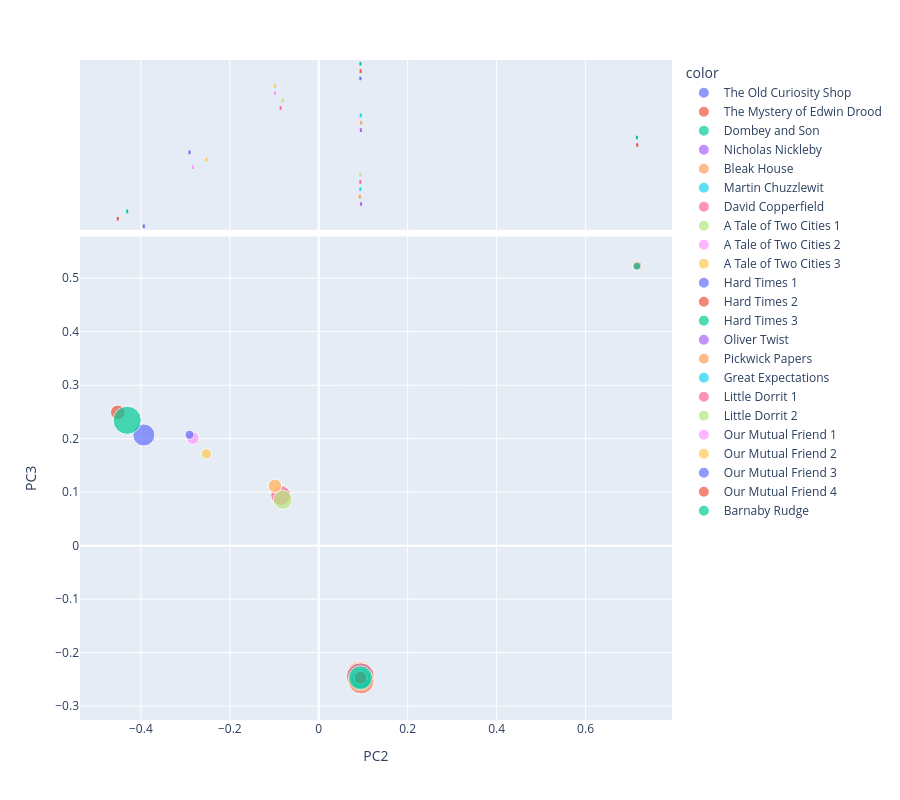

The notebook cell this image was saved under:
### Code cell
vis_pcs(DCM, 2,3)

### Figure 1 — Plotly figure (JSON) as saved in the notebook; plotly's stock layout.template omitted (floating-point values rounded to 4 significant figures)
{"data": [{"hovertemplate": "<b>%{hovertext}</b><br><br>color=The Old Curiosity Shop<br>PC2=%{x}<br>PC3=%{y}<br>size=%{marker.size}<extra></extra>", "hovertext": ["The Old Curiosity Shop"], "legendgroup": "The Old Curiosity Shop", "marker": {"color": "#636efa", "size": [218729], "sizemode": "area", "sizeref": 894.5, "symbol": "circle"}, "mode": "markers", "name": "The Old Curiosity Shop", "orientation": "v", "showlegend": true, "type": "scatter", "x": [-0.3933], "xaxis": "x", "y": [0.2069], "yaxis": "y"}, {"alignmentgroup": "True", "hovertemplate": "<b>%{hovertext}</b><br><br>color=The Old Curiosity Shop<br>PC2=%{x}<extra></extra>", "hovertext": ["The Old Curiosity Shop"], "legendgroup": "The Old Curiosity Shop", "marker": {"color": "#636efa", "symbol": "circle"}, "name": "The Old Curiosity Shop", "notched": true, "offsetgroup": "The Old Curiosity Shop", "showlegend": false, "type": "box", "x": [-0.3933], "xaxis": "x2", "yaxis": "y2"}, {"hovertemplate": "<b>%{hovertext}</b><br><br>color=The Mystery of Edwin Drood<br>PC2=%{x}<br>PC3=%{y}<br>size=%{marker.size}<extra></extra>", "hovertext": ["The Mystery of Edwin Drood"], "legendgroup": "The Mystery of Edwin Drood", "marker": {"color": "#EF553B", "size": [96436], "sizemode": "area", "sizeref": 894.5, "symbol": "circle"}, "mode": "markers", "name": "The Mystery of Edwin Drood", "orientation": "v", "showlegend": true, "type": "scatter", "x": [-0.4518], "xaxis": "x", "y": [0.2492], "yaxis": "y"}, {"alignmentgroup": "True", "hovertemplate": "<b>%{hovertext}</b><br><br>color=The Mystery of Edwin Drood<br>PC2=%{x}<extra></extra>", "hovertext": ["The Mystery of Edwin Drood"], "legendgroup": "The Mystery of Edwin Drood", "marker": {"color": "#EF553B", "symbol": "circle"}, "name": "The Mystery of Edwin Drood", "notched": true, "offsetgroup": "The Mystery of Edwin Drood", "showlegend": false, "type": "box", "x": [-0.4518], "xaxis": "x2", "yaxis": "y2"}, {"hovertemplate": "<b>%{hovertext}</b><br><br>color=Dombey and Son<br>PC2=%{x}<br>PC3=%{y}<br>size=%{marker.size}<extra></extra>", "hovertext": ["Dombey and Son"], "legendgroup": "Dombey and Son", "marker": {"color": "#00cc96", "size": [356587], "sizemode": "area", "sizeref": 894.5, "symbol": "circle"}, "mode": "markers", "name": "Dombey and Son", "orientation": "v", "showlegend": true, "type": "scatter", "x": [-0.4307], "xaxis": "x", "y": [0.2344], "yaxis": "y"}, {"alignmentgroup": "True", "hovertemplate": "<b>%{hovertext}</b><br><br>color=Dombey and Son<br>PC2=%{x}<extra></extra>", "hovertext": ["Dombey and Son"], "legendgroup": "Dombey and Son", "marker": {"color": "#00cc96", "symbol": "circle"}, "name": "Dombey and Son", "notched": true, "offsetgroup": "Dombey and Son", "showlegend": false, "type": "box", "x": [-0.4307], "xaxis": "x2", "yaxis": "y2"}, {"hovertemplate": "<b>%{hovertext}</b><br><br>color=Nicholas Nickleby<br>PC2=%{x}<br>PC3=%{y}<br>size=%{marker.size}<extra></extra>", "hovertext": ["Nicholas Nickleby"], "legendgroup": "Nicholas Nickleby", "marker": {"color": "#ab63fa", "size": [324259], "sizemode": "area", "sizeref": 894.5, "symbol": "circle"}, "mode": "markers", "name": "Nicholas Nickleby", "orientation": "v", "showlegend": true, "type": "scatter", "x": [0.0953], "xaxis": "x", "y": [-0.2525], "yaxis": "y"}, {"alignmentgroup": "True", "hovertemplate": "<b>%{hovertext}</b><br><br>color=Nicholas Nickleby<br>PC2=%{x}<extra></extra>", "hovertext": ["Nicholas Nickleby"], "legendgroup": "Nicholas Nickleby", "marker": {"color": "#ab63fa", "symbol": "circle"}, "name": "Nicholas Nickleby", "notched": true, "offsetgroup": "Nicholas Nickleby", "showlegend": false, "type": "box", "x": [0.0953], "xaxis": "x2", "yaxis": "y2"}, {"hovertemplate": "<b>%{hovertext}</b><br><br>color=Bleak House<br>PC2=%{x}<br>PC3=%{y}<br>size=%{marker.size}<extra></extra>", "hovertext": ["Bleak House"], "legendgroup": "Bleak House", "marker": {"color": "#FFA15A", "size": [354643], "sizemode": "area", "sizeref": 894.5, "symbol": "circle"}, "mode": "markers", "name": "Bleak House", "orientation": "v", "showlegend": true, "type": "scatter", "x": [0.09262], "xaxis": "x", "y": [-0.242], "yaxis": "y"}, {"alignmentgroup": "True", "hovertemplate": "<b>%{hovertext}</b><br><br>color=Bleak House<br>PC2=%{x}<extra></extra>", "hovertext": ["Bleak House"], "legendgroup": "Bleak House", "marker": {"color": "#FFA15A", "symbol": "circle"}, "name": "Bleak House", "notched": true, "offsetgroup": "Bleak House", "showlegend": false, "type": "box", "x": [0.09262], "xaxis": "x2", "yaxis": "y2"}, {"hovertemplate": "<b>%{hovertext}</b><br><br>color=Martin Chuzzlewit<br>PC2=%{x}<br>PC3=%{y}<br>size=%{marker.size}<extra></extra>", "hovertext": ["Martin Chuzzlewit"], "legendgroup": "Martin Chuzzlewit", "marker": {"color": "#19d3f3", "size": [338838], "sizemode": "area", "sizeref": 894.5, "symbol": "circle"}, "mode": "markers", "name": "Martin Chuzzlewit", "orientation": "v", "showlegend": true, "type": "scatter", "x": [0.09357], "xaxis": "x", "y": [-0.2449], "yaxis": "y"}, {"alignmentgroup": "True", "hovertemplate": "<b>%{hovertext}</b><br><br>color=Martin Chuzzlewit<br>PC2=%{x}<extra></extra>", "hovertext": ["Martin Chuzzlewit"], "legendgroup": "Martin Chuzzlewit", "marker": {"color": "#19d3f3", "symbol": "circle"}, "name": "Martin Chuzzlewit", "notched": true, "offsetgroup": "Martin Chuzzlewit", "showlegend": false, "type": "box", "x": [0.09357], "xaxis": "x2", "yaxis": "y2"}, {"hovertemplate": "<b>%{hovertext}</b><br><br>color=David Copperfield<br>PC2=%{x}<br>PC3=%{y}<br>size=%{marker.size}<extra></extra>", "hovertext": ["David Copperfield"], "legendgroup": "David Copperfield", "marker": {"color": "#FF6692", "size": [357805], "sizemode": "area", "sizeref": 894.5, "symbol": "circle"}, "mode": "markers", "name": "David Copperfield", "orientation": "v", "showlegend": true, "type": "scatter", "x": [0.09364], "xaxis": "x", "y": [-0.2452], "yaxis": "y"}, {"alignmentgroup": "True", "hovertemplate": "<b>%{hovertext}</b><br><br>color=David Copperfield<br>PC2=%{x}<extra></extra>", "hovertext": ["David Copperfield"], "legendgroup": "David Copperfield", "marker": {"color": "#FF6692", "symbol": "circle"}, "name": "David Copperfield", "notched": true, "offsetgroup": "David Copperfield", "showlegend": false, "type": "box", "x": [0.09364], "xaxis": "x2", "yaxis": "y2"}, {"hovertemplate": "<b>%{hovertext}</b><br><br>color=A Tale of Two Cities 1<br>PC2=%{x}<br>PC3=%{y}<br>size=%{marker.size}<extra></extra>", "hovertext": ["A Tale of Two Cities 1"], "legendgroup": "A Tale of Two Cities 1", "marker": {"color": "#B6E880", "size": [17520], "sizemode": "area", "sizeref": 894.5, "symbol": "circle"}, "mode": "markers", "name": "A Tale of Two Cities 1", "orientation": "v", "showlegend": true, "type": "scatter", "x": [0.09359], "xaxis": "x", "y": [-0.2451], "yaxis": "y"}, {"alignmentgroup": "True", "hovertemplate": "<b>%{hovertext}</b><br><br>color=A Tale of Two Cities 1<br>PC2=%{x}<extra></extra>", "hovertext": ["A Tale of Two Cities 1"], "legendgroup": "A Tale of Two Cities 1", "marker": {"color": "#B6E880", "symbol": "circle"}, "name": "A Tale of Two Cities 1", "notched": true, "offsetgroup": "A Tale of Two Cities 1", "showlegend": false, "type": "box", "x": [0.09359], "xaxis": "x2", "yaxis": "y2"}, {"hovertemplate": "<b>%{hovertext}</b><br><br>color=A Tale of Two Cities 2<br>PC2=%{x}<br>PC3=%{y}<br>size=%{marker.size}<extra></extra>", "hovertext": ["A Tale of Two Cities 2"], "legendgroup": "A Tale of Two Cities 2", "marker": {"color": "#FF97FF", "size": [70973], "sizemode": "area", "sizeref": 894.5, "symbol": "circle"}, "mode": "markers", "name": "A Tale of Two Cities 2", "orientation": "v", "showlegend": true, "type": "scatter", "x": [-0.2832], "xaxis": "x", "y": [0.2011], "yaxis": "y"}, {"alignmentgroup": "True", "hovertemplate": "<b>%{hovertext}</b><br><br>color=A Tale of Two Cities 2<br>PC2=%{x}<extra></extra>", "hovertext": ["A Tale of Two Cities 2"], "legendgroup": "A Tale of Two Cities 2", "marker": {"color": "#FF97FF", "symbol": "circle"}, "name": "A Tale of Two Cities 2", "notched": true, "offsetgroup": "A Tale of Two Cities 2", "showlegend": false, "type": "box", "x": [-0.2832], "xaxis": "x2", "yaxis": "y2"}, {"hovertemplate": "<b>%{hovertext}</b><br><br>color=A Tale of Two Cities 3<br>PC2=%{x}<br>PC3=%{y}<br>size=%{marker.size}<extra></extra>", "hovertext": ["A Tale of Two Cities 3"], "legendgroup": "A Tale of Two Cities 3", "marker": {"color": "#FECB52", "size": [48583], "sizemode": "area", "sizeref": 894.5, "symbol": "circle"}, "mode": "markers", "name": "A Tale of Two Cities 3", "orientation": "v", "showlegend": true, "type": "scatter", "x": [-0.2527], "xaxis": "x", "y": [0.1717], "yaxis": "y"}, {"alignmentgroup": "True", "hovertemplate": "<b>%{hovertext}</b><br><br>color=A Tale of Two Cities 3<br>PC2=%{x}<extra></extra>", "hovertext": ["A Tale of Two Cities 3"], "legendgroup": "A Tale of Two Cities 3", "marker": {"color": "#FECB52", "symbol": "circle"}, "name": "A Tale of Two Cities 3", "notched": true, "offsetgroup": "A Tale of Two Cities 3", "showlegend": false, "type": "box", "x": [-0.2527], "xaxis": "x2", "yaxis": "y2"}, {"hovertemplate": "<b>%{hovertext}</b><br><br>color=Hard Times 1<br>PC2=%{x}<br>PC3=%{y}<br>size=%{marker.size}<extra></extra>", "hovertext": ["Hard Times 1"], "legendgroup": "Hard Times 1", "marker": {"color": "#636efa", "size": [37258], "sizemode": "area", "sizeref": 894.5, "symbol": "circle"}, "mode": "markers", "name": "Hard Times 1", "orientation": "v", "showlegend": true, "type": "scatter", "x": [-0.2906], "xaxis": "x", "y": [0.2074], "yaxis": "y"}, {"alignmentgroup": "True", "hovertemplate": "<b>%{hovertext}</b><br><br>color=Hard Times 1<br>PC2=%{x}<extra></extra>", "hovertext": ["Hard Times 1"], "legendgroup": "Hard Times 1", "marker": {"color": "#636efa", "symbol": "circle"}, "name": "Hard Times 1", "notched": true, "offsetgroup": "Hard Times 1", "showlegend": false, "type": "box", "x": [-0.2906], "xaxis": "x2", "yaxis": "y2"}, {"hovertemplate": "<b>%{hovertext}</b><br><br>color=Hard Times 2<br>PC2=%{x}<br>PC3=%{y}<br>size=%{marker.size}<extra></extra>", "hovertext": ["Hard Times 2"], "legendgroup": "Hard Times 2", "marker": {"color": "#EF553B", "size": [38341], "sizemode": "area", "sizeref": 894.5, "symbol": "circle"}, "mode": "markers", "name": "Hard Times 2", "orientation": "v", "showlegend": true, "type": "scatter", "x": [0.7162], "xaxis": "x", "y": [0.5232], "yaxis": "y"}, {"alignmentgroup": "True", "hovertemplate": "<b>%{hovertext}</b><br><br>color=Hard Times 2<br>PC2=%{x}<extra></extra>", "hovertext": ["Hard Times 2"], "legendgroup": "Hard Times 2", "marker": {"color": "#EF553B", "symbol": "circle"}, "name": "Hard Times 2", "notched": true, "offsetgroup": "Hard Times 2", "showlegend": false, "type": "box", "x": [0.7162], "xaxis": "x2", "yaxis": "y2"}, {"hovertemplate": "<b>%{hovertext}</b><br><br>color=Hard Times 3<br>PC2=%{x}<br>PC3=%{y}<br>size=%{marker.size}<extra></extra>", "hovertext": ["Hard Times 3"], "legendgroup": "Hard Times 3", "marker": {"color": "#00cc96", "size": [27898], "sizemode": "area", "sizeref": 894.5, "symbol": "circle"}, "mode": "markers", "name": "Hard Times 3", "orientation": "v", "showlegend": true, "type": "scatter", "x": [0.7154], "xaxis": "x", "y": [0.5225], "yaxis": "y"}, {"alignmentgroup": "True", "hovertemplate": "<b>%{hovertext}</b><br><br>color=Hard Times 3<br>PC2=%{x}<extra></extra>", "hovertext": ["Hard Times 3"], "legendgroup": "Hard Times 3", "marker": {"color": "#00cc96", "symbol": "circle"}, "name": "Hard Times 3", "notched": true, "offsetgroup": "Hard Times 3", "showlegend": false, "type": "box", "x": [0.7154], "xaxis": "x2", "yaxis": "y2"}, {"hovertemplate": "<b>%{hovertext}</b><br><br>color=Oliver Twist<br>PC2=%{x}<br>PC3=%{y}<br>size=%{marker.size}<extra></extra>", "hovertext": ["Oliver Twist"], "legendgroup": "Oliver Twist", "marker": {"color": "#ab63fa", "size": [158285], "sizemode": "area", "sizeref": 894.5, "symbol": "circle"}, "mode": "markers", "name": "Oliver Twist", "orientation": "v", "showlegend": true, "type": "scatter", "x": [0.09465], "xaxis": "x", "y": [-0.2497], "yaxis": "y"}, {"alignmentgroup": "True", "hovertemplate": "<b>%{hovertext}</b><br><br>color=Oliver Twist<br>PC2=%{x}<extra></extra>", "hovertext": ["Oliver Twist"], "legendgroup": "Oliver Twist", "marker": {"color": "#ab63fa", "symbol": "circle"}, "name": "Oliver Twist", "notched": true, "offsetgroup": "Oliver Twist", "showlegend": false, "type": "box", "x": [0.09465], "xaxis": "x2", "yaxis": "y2"}, {"hovertemplate": "<b>%{hovertext}</b><br><br>color=Pickwick Papers<br>PC2=%{x}<br>PC3=%{y}<br>size=%{marker.size}<extra></extra>", "hovertext": ["Pickwick Papers"], "legendgroup": "Pickwick Papers", "marker": {"color": "#FFA15A", "size": [302611], "sizemode": "area", "sizeref": 894.5, "symbol": "circle"}, "mode": "markers", "name": "Pickwick Papers", "orientation": "v", "showlegend": true, "type": "scatter", "x": [0.0953], "xaxis": "x", "y": [-0.2526], "yaxis": "y"}, {"alignmentgroup": "True", "hovertemplate": "<b>%{hovertext}</b><br><br>color=Pickwick Papers<br>PC2=%{x}<extra></extra>", "hovertext": ["Pickwick Papers"], "legendgroup": "Pickwick Papers", "marker": {"color": "#FFA15A", "symbol": "circle"}, "name": "Pickwick Papers", "notched": true, "offsetgroup": "Pickwick Papers", "showlegend": false, "type": "box", "x": [0.0953], "xaxis": "x2", "yaxis": "y2"}, {"hovertemplate": "<b>%{hovertext}</b><br><br>color=Great Expectations<br>PC2=%{x}<br>PC3=%{y}<br>size=%{marker.size}<extra></extra>", "hovertext": ["Great Expectations"], "legendgroup": "Great Expectations", "marker": {"color": "#19d3f3", "size": [186085], "sizemode": "area", "sizeref": 894.5, "symbol": "circle"}, "mode": "markers", "name": "Great Expectations", "orientation": "v", "showlegend": true, "type": "scatter", "x": [0.09432], "xaxis": "x", "y": [-0.2482], "yaxis": "y"}, {"alignmentgroup": "True", "hovertemplate": "<b>%{hovertext}</b><br><br>color=Great Expectations<br>PC2=%{x}<extra></extra>", "hovertext": ["Great Expectations"], "legendgroup": "Great Expectations", "marker": {"color": "#19d3f3", "symbol": "circle"}, "name": "Great Expectations", "notched": true, "offsetgroup": "Great Expectations", "showlegend": false, "type": "box", "x": [0.09432], "xaxis": "x2", "yaxis": "y2"}, {"hovertemplate": "<b>%{hovertext}</b><br><br>color=Little Dorrit 1<br>PC2=%{x}<br>PC3=%{y}<br>size=%{marker.size}<extra></extra>", "hovertext": ["Little Dorrit 1"], "legendgroup": "Little Dorrit 1", "marker": {"color": "#FF6692", "size": [176354], "sizemode": "area", "sizeref": 894.5, "symbol": "circle"}, "mode": "markers", "name": "Little Dorrit 1", "orientation": "v", "showlegend": true, "type": "scatter", "x": [-0.08565], "xaxis": "x", "y": [0.09382], "yaxis": "y"}, {"alignmentgroup": "True", "hovertemplate": "<b>%{hovertext}</b><br><br>color=Little Dorrit 1<br>PC2=%{x}<extra></extra>", "hovertext": ["Little Dorrit 1"], "legendgroup": "Little Dorrit 1", "marker": {"color": "#FF6692", "symbol": "circle"}, "name": "Little Dorrit 1", "notched": true, "offsetgroup": "Little Dorrit 1", "showlegend": false, "type": "box", "x": [-0.08565], "xaxis": "x2", "yaxis": "y2"}, {"hovertemplate": "<b>%{hovertext}</b><br><br>color=Little Dorrit 2<br>PC2=%{x}<br>PC3=%{y}<br>size=%{marker.size}<extra></extra>", "hovertext": ["Little Dorrit 2"], "legendgroup": "Little Dorrit 2", "marker": {"color": "#B6E880", "size": [163900], "sizemode": "area", "sizeref": 894.5, "symbol": "circle"}, "mode": "markers", "name": "Little Dorrit 2", "orientation": "v", "showlegend": true, "type": "scatter", "x": [-0.08095], "xaxis": "x", "y": [0.08585], "yaxis": "y"}, {"alignmentgroup": "True", "hovertemplate": "<b>%{hovertext}</b><br><br>color=Little Dorrit 2<br>PC2=%{x}<extra></extra>", "hovertext": ["Little Dorrit 2"], "legendgroup": "Little Dorrit 2", "marker": {"color": "#B6E880", "symbol": "circle"}, "name": "Little Dorrit 2", "notched": true, "offsetgroup": "Little Dorrit 2", "showlegend": false, "type": "box", "x": [-0.08095], "xaxis": "x2", "yaxis": "y2"}, {"hovertemplate": "<b>%{hovertext}</b><br><br>color=Our Mutual Friend 1<br>PC2=%{x}<br>PC3=%{y}<br>size=%{marker.size}<extra></extra>", "hovertext": ["Our Mutual Friend 1"], "legendgroup": "Our Mutual Friend 1", "marker": {"color": "#FF97FF", "size": [83928], "sizemode": "area", "sizeref": 894.5, "symbol": "circle"}, "mode": "markers", "name": "Our Mutual Friend 1", "orientation": "v", "showlegend": true, "type": "scatter", "x": [-0.09849], "xaxis": "x", "y": [0.1121], "yaxis": "y"}, {"alignmentgroup": "True", "hovertemplate": "<b>%{hovertext}</b><br><br>color=Our Mutual Friend 1<br>PC2=%{x}<extra></extra>", "hovertext": ["Our Mutual Friend 1"], "legendgroup": "Our Mutual Friend 1", "marker": {"color": "#FF97FF", "symbol": "circle"}, "name": "Our Mutual Friend 1", "notched": true, "offsetgroup": "Our Mutual Friend 1", "showlegend": false, "type": "box", "x": [-0.09849], "xaxis": "x2", "yaxis": "y2"}, {"hovertemplate": "<b>%{hovertext}</b><br><br>color=Our Mutual Friend 2<br>PC2=%{x}<br>PC3=%{y}<br>size=%{marker.size}<extra></extra>", "hovertext": ["Our Mutual Friend 2"], "legendgroup": "Our Mutual Friend 2", "marker": {"color": "#FECB52", "size": [82882], "sizemode": "area", "sizeref": 894.5, "symbol": "circle"}, "mode": "markers", "name": "Our Mutual Friend 2", "orientation": "v", "showlegend": true, "type": "scatter", "x": [-0.09862], "xaxis": "x", "y": [0.1117], "yaxis": "y"}, {"alignmentgroup": "True", "hovertemplate": "<b>%{hovertext}</b><br><br>color=Our Mutual Friend 2<br>PC2=%{x}<extra></extra>", "hovertext": ["Our Mutual Friend 2"], "legendgroup": "Our Mutual Friend 2", "marker": {"color": "#FECB52", "symbol": "circle"}, "name": "Our Mutual Friend 2", "notched": true, "offsetgroup": "Our Mutual Friend 2", "showlegend": false, "type": "box", "x": [-0.09862], "xaxis": "x2", "yaxis": "y2"}, {"hovertemplate": "<b>%{hovertext}</b><br><br>color=Our Mutual Friend 3<br>PC2=%{x}<br>PC3=%{y}<br>size=%{marker.size}<extra></extra>", "hovertext": ["Our Mutual Friend 3"], "legendgroup": "Our Mutual Friend 3", "marker": {"color": "#636efa", "size": [82574], "sizemode": "area", "sizeref": 894.5, "symbol": "circle"}, "mode": "markers", "name": "Our Mutual Friend 3", "orientation": "v", "showlegend": true, "type": "scatter", "x": [0.09366], "xaxis": "x", "y": [-0.2453], "yaxis": "y"}, {"alignmentgroup": "True", "hovertemplate": "<b>%{hovertext}</b><br><br>color=Our Mutual Friend 3<br>PC2=%{x}<extra></extra>", "hovertext": ["Our Mutual Friend 3"], "legendgroup": "Our Mutual Friend 3", "marker": {"color": "#636efa", "symbol": "circle"}, "name": "Our Mutual Friend 3", "notched": true, "offsetgroup": "Our Mutual Friend 3", "showlegend": false, "type": "box", "x": [0.09366], "xaxis": "x2", "yaxis": "y2"}, {"hovertemplate": "<b>%{hovertext}</b><br><br>color=Our Mutual Friend 4<br>PC2=%{x}<br>PC3=%{y}<br>size=%{marker.size}<extra></extra>", "hovertext": ["Our Mutual Friend 4"], "legendgroup": "Our Mutual Friend 4", "marker": {"color": "#EF553B", "size": [77491], "sizemode": "area", "sizeref": 894.5, "symbol": "circle"}, "mode": "markers", "name": "Our Mutual Friend 4", "orientation": "v", "showlegend": true, "type": "scatter", "x": [0.09411], "xaxis": "x", "y": [-0.2473], "yaxis": "y"}, {"alignmentgroup": "True", "hovertemplate": "<b>%{hovertext}</b><br><br>color=Our Mutual Friend 4<br>PC2=%{x}<extra></extra>", "hovertext": ["Our Mutual Friend 4"], "legendgroup": "Our Mutual Friend 4", "marker": {"color": "#EF553B", "symbol": "circle"}, "name": "Our Mutual Friend 4", "notched": true, "offsetgroup": "Our Mutual Friend 4", "showlegend": false, "type": "box", "x": [0.09411], "xaxis": "x2", "yaxis": "y2"}, {"hovertemplate": "<b>%{hovertext}</b><br><br>color=Barnaby Rudge<br>PC2=%{x}<br>PC3=%{y}<br>size=%{marker.size}<extra></extra>", "hovertext": ["Barnaby Rudge"], "legendgroup": "Barnaby Rudge", "marker": {"color": "#00cc96", "size": [255395], "sizemode": "area", "sizeref": 894.5, "symbol": "circle"}, "mode": "markers", "name": "Barnaby Rudge", "orientation": "v", "showlegend": true, "type": "scatter", "x": [0.09379], "xaxis": "x", "y": [-0.2471], "yaxis": "y"}, {"alignmentgroup": "True", "hovertemplate": "<b>%{hovertext}</b><br><br>color=Barnaby Rudge<br>PC2=%{x}<extra></extra>", "hovertext": ["Barnaby Rudge"], "legendgroup": "Barnaby Rudge", "marker": {"color": "#00cc96", "symbol": "circle"}, "name": "Barnaby Rudge", "notched": true, "offsetgroup": "Barnaby Rudge", "showlegend": false, "type": "box", "x": [0.09379], "xaxis": "x2", "yaxis": "y2"}], "layout": {"height": 800, "legend": {"itemsizing": "constant", "title": {"text": "color"}, "tracegroupgap": 0}, "margin": {"t": 60}, "xaxis": {"anchor": "y", "domain": [0, 1], "title": {"text": "PC2"}}, "xaxis2": {"anchor": "y2", "domain": [0, 1], "matches": "x", "showgrid": true, "showticklabels": false}, "yaxis": {"anchor": "x", "domain": [0, 0.7326], "title": {"text": "PC3"}}, "yaxis2": {"anchor": "x2", "domain": [0.7426, 1], "matches": "y2", "showgrid": false, "showline": false, "showticklabels": false, "ticks": ""}}}
